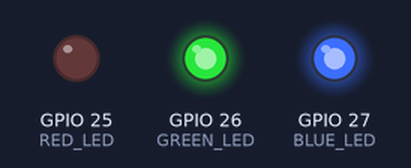
The sketch below on a simulated ESP32. Parts: output pins drawn as LEDs (lit = HIGH). What the sketch prints to the serial monitor is not drawn.

Above: at 2.5 s.
At 6.5 s:
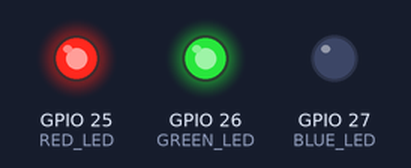
At 11.6 s:
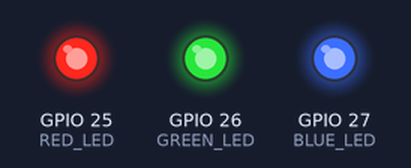
At 17.2 s:
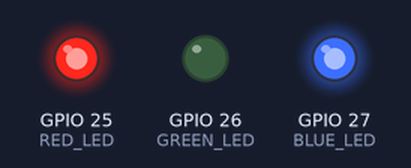
Timing chart, 0 to 18.5 s (numbered marks = the images above):
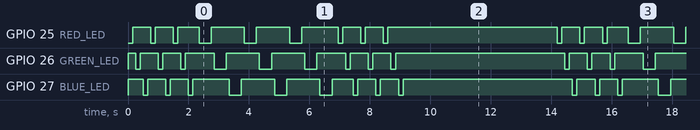

Measured:
- by itself, GPIO 27 (BLUE_LED): repeats every 14.2 s: 2 × (LOW 0.15 s, HIGH 0.60 s), LOW 0.15 s, HIGH 1.2 s, 2 × (LOW 0.40 s, HIGH 1.1 s), LOW 0.40 s, HIGH 0.70 s, 2 × (LOW 0.15 s, HIGH 0.60 s), LOW 0.15 s, HIGH 5.6 s
- by itself, GPIO 26 (GREEN_LED): repeats every 14.2 s: 2 × (LOW 0.15 s, HIGH 0.60 s), LOW 0.15 s, HIGH 0.95 s, 2 × (LOW 0.40 s, HIGH 1.1 s), LOW 0.40 s, HIGH 0.95 s, 2 × (LOW 0.15 s, HIGH 0.60 s), LOW 0.15 s, HIGH 5.6 s
- by itself, everything shown: repeats every 14.2 s, in 38 steps

The sketch:

Tugas.ino
```cpp
#include <Arduino.h>

#define RED_LED 25  //led warna merah
#define GREEN_LED 26 //led warna hijau
#define BLUE_LED 27 //led warnah biru

void setup()
{
Serial.begin(115200);
pinMode(RED_LED, OUTPUT);
pinMode(GREEN_LED,OUTPUT);
pinMode(BLUE_LED,OUTPUT);
//atur pin-pin digital sebagai output

Serial.println("Contoh Program LED SOS");
}

void loop()
{
// 3 dits (3 titik atau huruf S)
for (int x = 0; x < 3; x++)
{
digitalWrite(RED_LED, LOW);
digitalWrite(GREEN_LED, HIGH);
digitalWrite(BLUE_LED, HIGH);  // LED nyala
delay(150);                  // delay selama 150ms
digitalWrite(RED_LED, HIGH);
digitalWrite(GREEN_LED, HIGH);
digitalWrite(BLUE_LED, HIGH); // LED mati
delay(100);                  // delay selama 100ms
digitalWrite(RED_LED, HIGH);
digitalWrite(GREEN_LED, LOW);
digitalWrite(BLUE_LED, HIGH);  // LED nyala
delay(150);                  // delay selama 150ms
digitalWrite(RED_LED, HIGH);
digitalWrite(GREEN_LED, HIGH);
digitalWrite(BLUE_LED, HIGH); // LED mati
delay(100);                  // delay selama 100ms
digitalWrite(RED_LED, HIGH);
digitalWrite(GREEN_LED, HIGH);
digitalWrite(BLUE_LED, LOW);  // LED nyala
delay(150);                  // delay selama 150ms
digitalWrite(RED_LED, HIGH);
digitalWrite(GREEN_LED, HIGH);
digitalWrite(BLUE_LED, HIGH); // LED mati
delay(100);                  // delay selama 100ms
}
delay(100);

// 3 dahs (3 garis atau huruf O)
for (int x = 0; x < 3; x++)
{
digitalWrite(RED_LED, LOW);
digitalWrite(GREEN_LED, HIGH);
digitalWrite(BLUE_LED, HIGH);
delay(400);                  // delay selama 400ms
digitalWrite(RED_LED, HIGH);
digitalWrite(GREEN_LED, HIGH);
digitalWrite(BLUE_LED, HIGH);  // LED mati
delay(100);                  // delay selama 100ms
digitalWrite(RED_LED, HIGH);
digitalWrite(GREEN_LED, LOW);
digitalWrite(BLUE_LED, HIGH);  // LED nyala
delay(400);                  // delay selama 150ms
digitalWrite(RED_LED, HIGH);
digitalWrite(GREEN_LED, HIGH);
digitalWrite(BLUE_LED, HIGH); // LED mati
delay(100);                  // delay selama 100ms
digitalWrite(RED_LED, HIGH);
digitalWrite(GREEN_LED, HIGH);
digitalWrite(BLUE_LED, LOW);  // LED nyala
delay(400);                  // delay selama 150ms
digitalWrite(RED_LED, HIGH);
digitalWrite(GREEN_LED, HIGH);
digitalWrite(BLUE_LED, HIGH); // LED mati
delay(100);                  // delay selama 100ms
}

// 100ms delay to cause slight gap between letters
delay(100);
// 3 dits again (3 titik atau huruf S)
for (int x = 0; x < 3; x++)
{
digitalWrite(RED_LED, LOW);
digitalWrite(GREEN_LED, HIGH);
digitalWrite(BLUE_LED, HIGH);  // LED nyala
delay(150);                  // delay selama 150ms
digitalWrite(RED_LED, HIGH);
digitalWrite(GREEN_LED, HIGH);
digitalWrite(BLUE_LED, HIGH);  // LED mati
delay(100);                  // delay selama 100ms
digitalWrite(RED_LED, HIGH);
digitalWrite(GREEN_LED, LOW);
digitalWrite(BLUE_LED, HIGH);  // LED nyala
delay(150);                  // delay selama 150ms
digitalWrite(RED_LED, HIGH);
digitalWrite(GREEN_LED, HIGH);
digitalWrite(BLUE_LED, HIGH); // LED mati
delay(100);                  // delay selama 100ms
digitalWrite(RED_LED, HIGH);
digitalWrite(GREEN_LED, HIGH);
digitalWrite(BLUE_LED, LOW);  // LED nyala
delay(150);                  // delay selama 150ms
digitalWrite(RED_LED, HIGH);
digitalWrite(GREEN_LED, HIGH);
digitalWrite(BLUE_LED, HIGH); // LED mati
delay(100);                  // delay selama 100ms
}

// wait 5 seconds before repeating the SOS signal
delay(5000);
}
```
